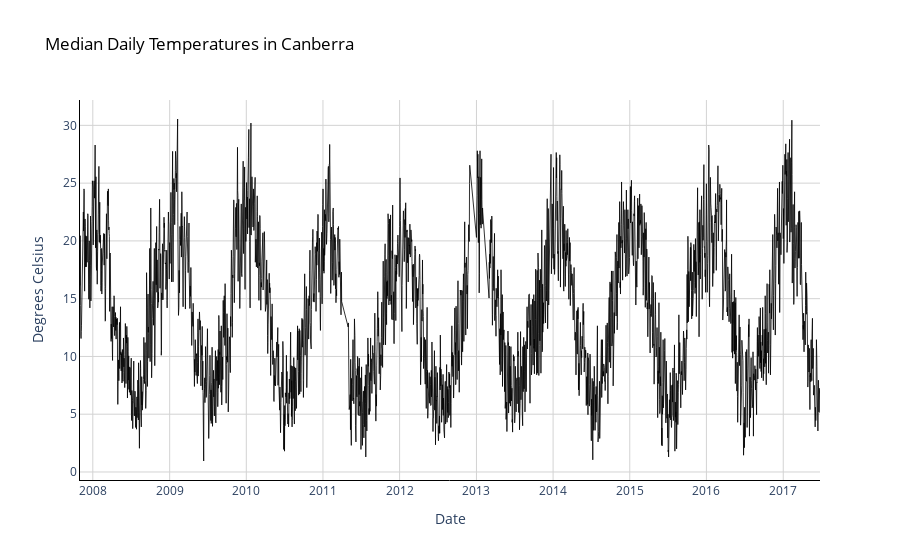

This figure's notebook cell:
### Code cell
import plotly 
import plotly.express as px
import plotly.graph_objects as go

def plot_timeseries(date, temp):
    # Plot daily median temperatures in Canberra
    fig = go.Figure()
    fig.add_trace(go.Scatter(x=date, 
                            y=temp,
                            mode='lines',
                            name='Median Temperature',
                            opacity=0.8,
                            line=dict(color='black', width=1)
                            ))

    # Change chart background color
    fig.update_layout(dict(plot_bgcolor = 'white'))

    # Update axes lines
    fig.update_xaxes(showgrid=True, gridwidth=1, gridcolor='lightgrey', 
                    zeroline=True, zerolinewidth=1, zerolinecolor='lightgrey', 
                    showline=True, linewidth=1, linecolor='black',
                    title='Date'
                    )

    fig.update_yaxes(showgrid=True, gridwidth=1, gridcolor='lightgrey', 
                    zeroline=True, zerolinewidth=1, zerolinecolor='lightgrey', 
                    showline=True, linewidth=1, linecolor='black',
                    title='Degrees Celsius'
                    )

    # Set figure title
    fig.update_layout(title=dict(text="Median Daily Temperatures in Canberra", 
                                font=dict(color='black')))

    fig.show()

plot_timeseries(df.Date, df.MedTemp)

### Figure 1 — Plotly figure (JSON) as saved in the notebook; plotly's stock layout.template omitted (floating-point values rounded to 4 significant figures; data arrays with more than 128 entries replaced by an {"elided": "..."} marker saying what was removed)
{"data": [{"line": {"color": "black", "width": 1}, "mode": "lines", "name": "Median Temperature", "opacity": 0.8, "type": "scatter", "x": {"elided": "3428 str values"}, "y": {"elided": "3428 float values"}}], "layout": {"plot_bgcolor": "white", "title": {"font": {"color": "black"}, "text": "Median Daily Temperatures in Canberra"}, "xaxis": {"gridcolor": "lightgrey", "gridwidth": 1, "linecolor": "black", "linewidth": 1, "showgrid": true, "showline": true, "title": {"text": "Date"}, "zeroline": true, "zerolinecolor": "lightgrey", "zerolinewidth": 1}, "yaxis": {"gridcolor": "lightgrey", "gridwidth": 1, "linecolor": "black", "linewidth": 1, "showgrid": true, "showline": true, "title": {"text": "Degrees Celsius"}, "zeroline": true, "zerolinecolor": "lightgrey", "zerolinewidth": 1}}}
